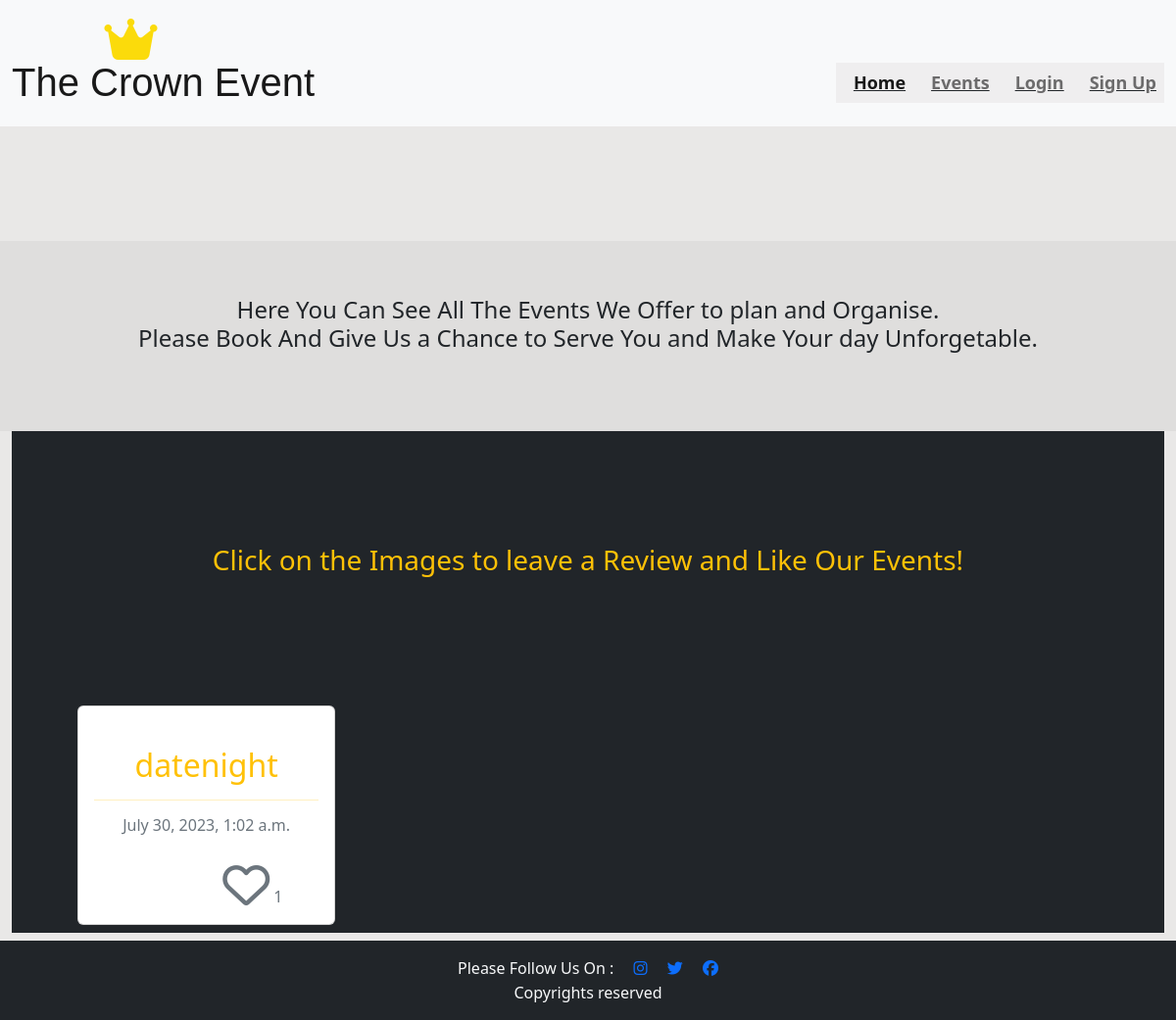
Screenshot of /events/ with the database file from the repository.
### eventbooking/models.py (models this page shows, shortened)
class Event(models.Model):
    title = models.CharField(max_length=200, unique=True)
    slug = models.SlugField(max_length=200, unique=True)
    featured_image = CloudinaryField('image', default='placeholder')
    description = models.TextField()
    created_on = models.DateTimeField(auto_now_add=True)
    updated_on = models.DateTimeField(auto_now=True)
    status = models.IntegerField(choices=STATUS, default=0)
    likes = models.ManyToManyField(
        User, related_name="event_likes", blank=True)
    class Meta:
        ordering = ['-created_on']
    def number_of_likes(self):
        return self.likes.count()

### eventbooking/views.py (the view)
# urls.py: path('events/', views.EventListView.as_view(), name='events'),
class EventListView(generic.ListView, View):
    model = Event
    queryset = Event.objects.filter(status=1).order_by('-created_on')
    template_name = 'events.html'
    paginate_by = 6

### templates/events.html (shortened to what this page needs)
{% extends "base.html" %}
{% load static %}
{% block content %}
<div class="container-fluid overflow-hidden">
    <div class="row">
        <div class=" bg-dark-grey text-secondary px-4 py-2 text-center">
            <div class="py-5">
                <div class="col-lg-12 mx-auto">
                {% if user.is_authenticated %}
                {% csrf_token %}
                    <div class="book-btn bg"><a href="{% url 'booking' %}" method="Request" class="btn btn-primary"
                        style="--bs-btn-padding-y: .25rem; --bs-btn-padding-x: .5rem; --bs-btn-font-size: .95rem;">
                        Book An Event</a>
                    </button>
                    </div>
                {% else %}
                <h3 class="fs-4 mb-4 text-dark">Here You Can See All The Events We Offer to plan and Organise. <br>
                    Please Book And Give Us a Chance to Serve You and Make Your day Unforgetable.
                </h3>
                {% endif %}
                </div>
        </div>
    </div>
</div>
<div class="container-fluid bg-dark overflow-hidden">
        <div class="row bg-dark text-center text-warning">
        <h3> Click on the Images to leave a Review and Like Our Events!</h3>
            <div class="col-12 mt-2 left bg-dark">
                <div class="row bg-dark">
                    {% for event in event_list %}
                    <div class="col-md-4 bg-dark">
                        <div class="card mb-2">
                            <div class="card-body">
                                <div class="image-container">
                                    <a href="{% url 'events_detail' event.slug %}" class="event-link text-warning text-decoration-none">
                                </div>
                                <div class="link-heading">
                                    <h2 class="card-title">{{ event.title }}</h2>
                                <hr />
                                <p class="card-text text-muted h6">{{ event.created_on}} <i class="far fa-heart"></i>
                                    {{ event.number_of_likes }}</p>
                                </div>
                            </div>
                        </div>
                    </div>
                    {% endfor %}
                </div>
            </div>
        </div>
</div>
{% endblock content %}

### static/css/style.css (style rules this page uses)
body { background-color: rgba(216, 214, 212, 0.541); background-image: url('https://res.cloudinary.com/doqqdubuq/image/upload/t_Banner 16:9/v1689110187/enmanuel-betances-santos-ZZybvrJA8uo-unsplash_1_ammgym.jpg'); background-position:center; background-repeat: no-repeat; background-size: cover; height: 100vh; width: 100%; }
a { line-height: 25px; }
.container-fluid i { font-size: xxx-large; margin-top: 0.7cm; margin-left: 2.5cm; }
.card { margin-right: 50px }
.row { background-color: rgba(216, 214, 212, 0.541); margin-top: 10%; }
.card { margin-left: 15%; }

### rows the page displays
Event: title "datenight", created_on "July 30, 2023, 1:02 a.m.", number_of_likes "1"
